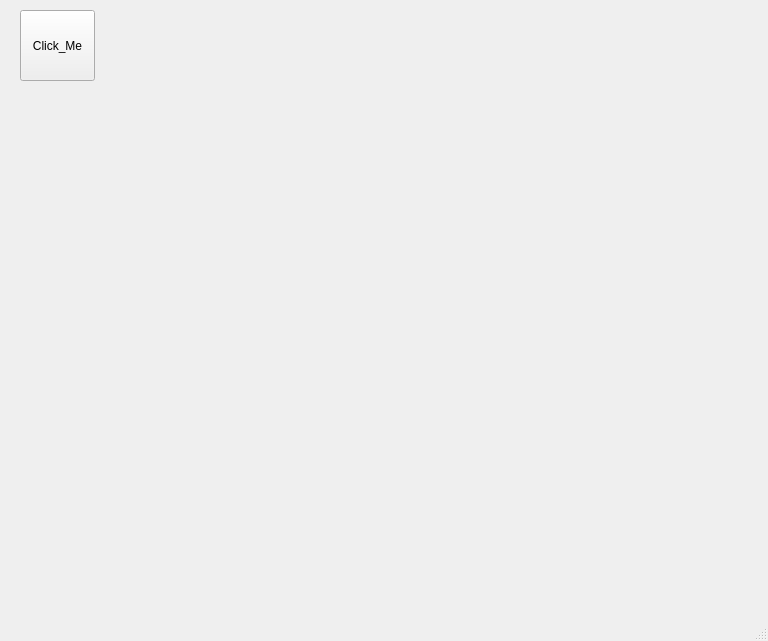
<?xml version="1.0" encoding="UTF-8"?>
<ui version="4.0">
 <class>MainWindow</class>
 <widget class="QMainWindow" name="MainWindow">
  <property name="geometry">
   <rect>
    <x>0</x>
    <y>0</y>
    <width>768</width>
    <height>641</height>
   </rect>
  </property>
  <property name="windowTitle">
   <string>MainWindow</string>
  </property>
  <widget class="QWidget" name="centralwidget">
   <widget class="QPushButton" name="cm">
    <property name="geometry">
     <rect>
      <x>20</x>
      <y>10</y>
      <width>75</width>
      <height>71</height>
     </rect>
    </property>
    <property name="text">
     <string>Click_Me</string>
    </property>
   </widget>
  </widget>
  <widget class="QMenuBar" name="menubar">
   <property name="geometry">
    <rect>
     <x>0</x>
     <y>0</y>
     <width>768</width>
     <height>21</height>
    </rect>
   </property>
  </widget>
  <widget class="QStatusBar" name="statusbar"/>
 </widget>
 <resources/>
 <connections/>
</ui>
